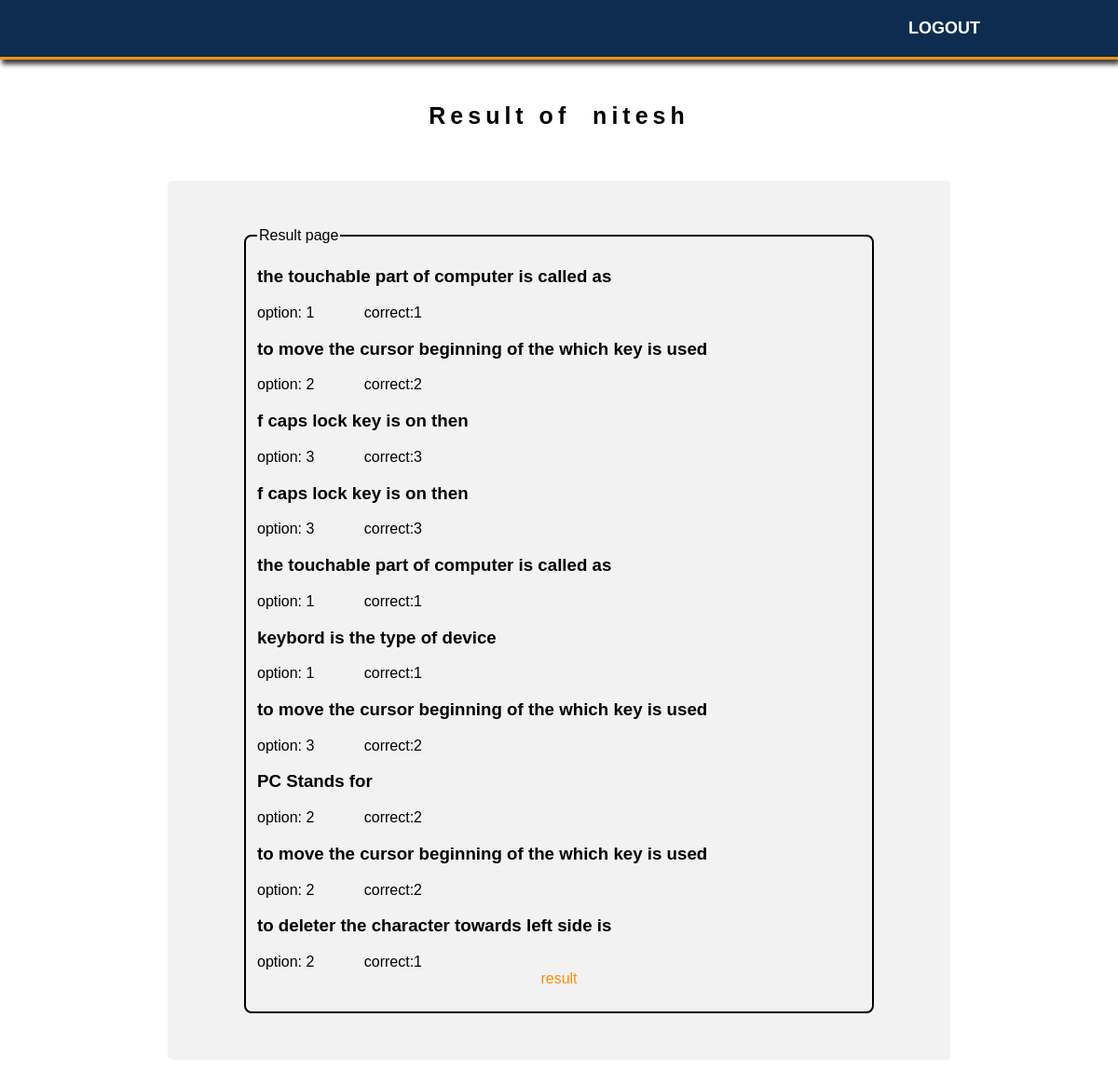
The app's page /result.php (signed in) with its own data.
### tables this page shows
CREATE TABLE `questions_old` (
  `id` int(255) NOT NULL AUTO_INCREMENT,
  `q_type` int(25) NOT NULL,
  `img_url` varchar(40) NOT NULL,
  `question` tinytext NOT NULL,
  `answer1` varchar(255) NOT NULL,
  `answer2` varchar(255) NOT NULL,
  `answer3` varchar(255) NOT NULL,
  `answer4` varchar(255) NOT NULL,
  `answer` varchar(255) NOT NULL,
  `created_on` datetime(6) NOT NULL,
  `updated_on` datetime(6) NOT NULL,
  PRIMARY KEY (`id`)
);

CREATE TABLE `user_response` (
  `user_id` int(10) NOT NULL,
  `question_id` int(10) NOT NULL,
  `option_id` int(255) NOT NULL,
  `created_on` datetime(6) NOT NULL,
  `updated_on` datetime(6) NOT NULL,
  KEY `user_id` (`user_id`)
);

### result.php (the view, shortened to what this page needs)
<?php
if(!isset($_SESSION['seas_user']))
{
header("location:/nitesh/final_project_of_quix/login.html");
}
   else
      {
?>
<html>
<head>
	<link rel="stylesheet" href="/nitesh/final_project_of_quix/style.css">
</head>
<body>
 <nav>
  <div class="container">
    <ul class="nav">
      <li><a href="logout.php">Logout</a></li>
    </ul>
  </div>
</nav>
	<body>
<center><h2>Result of&nbsp&nbsp<?php echo $_SESSION['seas_user'];?></h2></center>
 <div class="log1">
 <fieldset>
  <legend> Result page</legend>
<form action="user_response.php" method="post" id="quiz">
<?php
$servername = "localhost";
$username = "Nitesh";
$password = "12345";
$dbname = "nitesh";
$conn =
new mysqli($servername, $username, $password, $dbname);
$b=$_SESSION['seas_user_id'];
$sql = "SELECT * FROM questions_old ql,user_response us WHERE us.user_id=$b AND us.question_id=ql.id";
?>
<?php
$result = $conn->query($sql);
if ($result->num_rows > 0) {
    while($row = $result->fetch_assoc()) {
?>
<h3><?php echo $row["question"]; ?></h3>
<div>
<div>
         option: <?php echo $row["option_id"]; ?>   &nbsp&nbsp&nbsp&nbsp&nbsp&nbsp&nbsp&nbsp&nbsp&nbsp    correct:<?php echo $row["answer"]; ?>
</div>
<?php
}}
}
?>
<center><a href="/nitesh/final_project_of_quix/score.php"/>result</center>
</fieldset>
</div>
</body>
</html>

### style.css (style rules this page uses)
body { margin: 0; padding: 0; font-family: 'Raleway', sans-serif; // background-image: url("1.jpg") ; -webkit-background-size: cover; -moz-background-size: cover; -o-background-size: cover; background-size: cover; }
a { text-decoration: none; color: #FF8C00; transition: coror .3s; }
h2 { font-size: 25px; letter-spacing: 5px; margin-top: 50px; padding: 60px 0 15px 0; }
.container { max-width: 940px; margin: 0 auto; padding: 0 10px; }
nav { background-color: #002147; border-bottom: 3px solid #FF8C00; opacity: .95; position: fixed; top: 0; left: 0; width: 100%; z-index: 1050; webkit-box-shadow: 2px 10px 5px 0px rgba(230,205,230,1); -moz-box-shadow: 2px 10px 5px 0px rgba(230,205,230,1); box-shadow: 2px 5px 5px 0px #333; }
nav ul { float: right; margin: 0; padding: 20px 0; }
nav li { color: #fff; display: inline; font-size: 18px; font-weight: 600; padding-right: 18px; text-decoration: none; text-transform: uppercase; }
nav a { text-decoration: none; color: #fff; transition: coror .3s; }
.log1 { border-radius: 5px ; background-color: #f2f2f2; padding:50px 80px 50px 80px ; margin:40px 180px 40px 180px; }
fieldset { border:2px solid black; border-radius: 8px; }

### records on screen
questions_old: question "the touchable part of computer is called as", user_response.option_id "1", answer "1"
questions_old: question "to move the cursor beginning of the which key is used", user_response.option_id "2", answer "2", user_response.option_id "3"
questions_old: question "f caps lock key is on then", user_response.option_id "3", answer "3"
questions_old: question "keybord is the type of device", user_response.option_id "1", answer "1"
questions_old: question "PC Stands for", user_response.option_id "2", answer "2"
questions_old: question "to deleter the character towards left side is", user_response.option_id "2", answer "1"

### other values on screen
$_SESSION['seas_user'] "nitesh"
